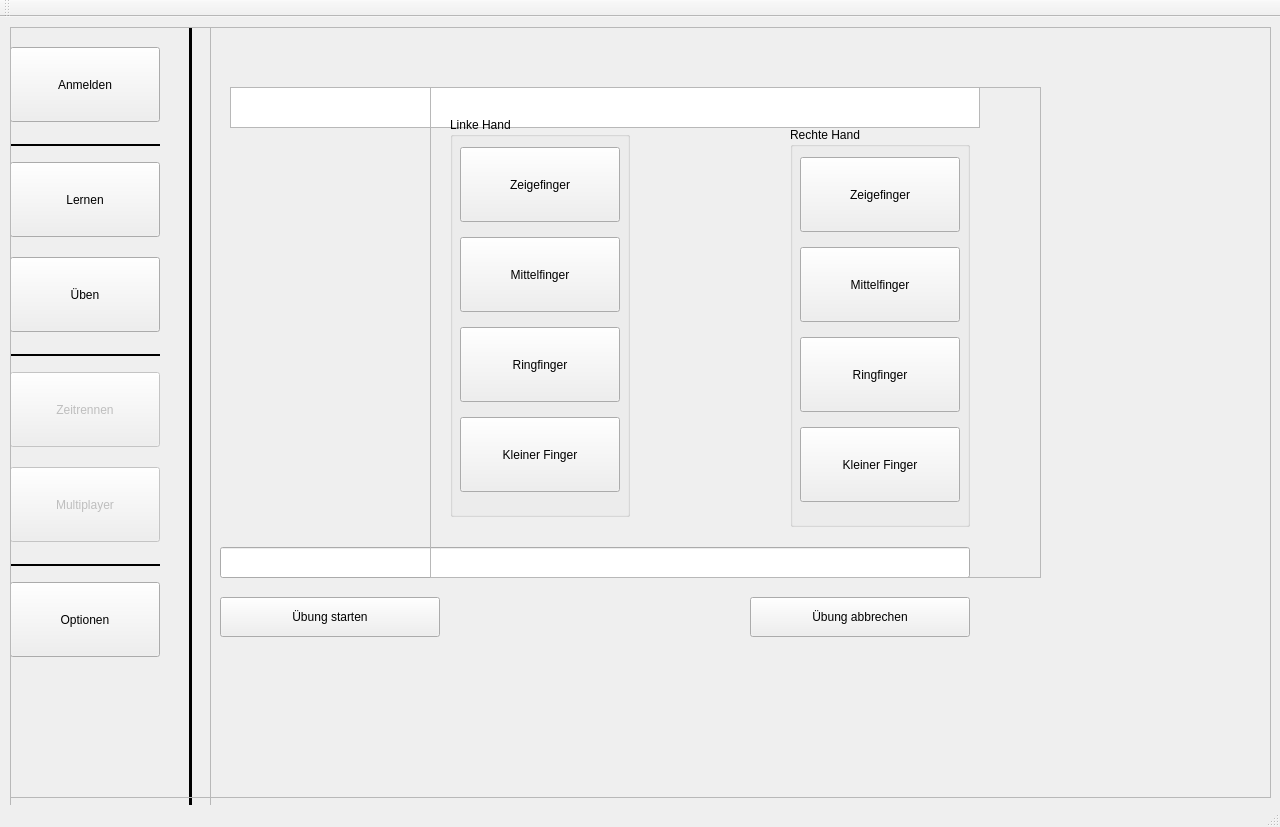
<?xml version="1.0" encoding="UTF-8"?>
<ui version="4.0">
 <class>MainWindow</class>
 <widget class="QMainWindow" name="MainWindow">
  <property name="geometry">
   <rect>
    <x>0</x>
    <y>0</y>
    <width>1280</width>
    <height>827</height>
   </rect>
  </property>
  <property name="windowTitle">
   <string>MainWindow</string>
  </property>
  <widget class="QWidget" name="centralWidget">
   <widget class="QFrame" name="frame_menue">
    <property name="geometry">
     <rect>
      <x>10</x>
      <y>10</y>
      <width>201</width>
      <height>971</height>
     </rect>
    </property>
    <property name="frameShape">
     <enum>QFrame::StyledPanel</enum>
    </property>
    <property name="frameShadow">
     <enum>QFrame::Raised</enum>
    </property>
    <property name="lineWidth">
     <number>2</number>
    </property>
    <widget class="QPushButton" name="optionen">
     <property name="geometry">
      <rect>
       <x>0</x>
       <y>555</y>
       <width>150</width>
       <height>75</height>
      </rect>
     </property>
     <property name="text">
      <string>Optionen</string>
     </property>
    </widget>
    <widget class="QPushButton" name="multiplayer">
     <property name="enabled">
      <bool>false</bool>
     </property>
     <property name="geometry">
      <rect>
       <x>0</x>
       <y>440</y>
       <width>150</width>
       <height>75</height>
      </rect>
     </property>
     <property name="text">
      <string>Multiplayer</string>
     </property>
    </widget>
    <widget class="QPushButton" name="zeitrennen">
     <property name="enabled">
      <bool>false</bool>
     </property>
     <property name="geometry">
      <rect>
       <x>0</x>
       <y>345</y>
       <width>150</width>
       <height>75</height>
      </rect>
     </property>
     <property name="text">
      <string>Zeitrennen</string>
     </property>
    </widget>
    <widget class="QPushButton" name="ueben">
     <property name="enabled">
      <bool>true</bool>
     </property>
     <property name="geometry">
      <rect>
       <x>0</x>
       <y>230</y>
       <width>150</width>
       <height>75</height>
      </rect>
     </property>
     <property name="text">
      <string>Üben</string>
     </property>
    </widget>
    <widget class="QPushButton" name="lernen">
     <property name="enabled">
      <bool>true</bool>
     </property>
     <property name="geometry">
      <rect>
       <x>0</x>
       <y>135</y>
       <width>150</width>
       <height>75</height>
      </rect>
     </property>
     <property name="text">
      <string>Lernen</string>
     </property>
    </widget>
    <widget class="QPushButton" name="anmelden">
     <property name="geometry">
      <rect>
       <x>0</x>
       <y>20</y>
       <width>150</width>
       <height>75</height>
      </rect>
     </property>
     <property name="text">
      <string>Anmelden</string>
     </property>
    </widget>
    <widget class="Line" name="line">
     <property name="geometry">
      <rect>
       <x>0</x>
       <y>325</y>
       <width>150</width>
       <height>6</height>
      </rect>
     </property>
     <property name="frameShadow">
      <enum>QFrame::Plain</enum>
     </property>
     <property name="lineWidth">
      <number>2</number>
     </property>
     <property name="orientation">
      <enum>Qt::Horizontal</enum>
     </property>
    </widget>
    <widget class="Line" name="line_2">
     <property name="geometry">
      <rect>
       <x>0</x>
       <y>115</y>
       <width>150</width>
       <height>6</height>
      </rect>
     </property>
     <property name="frameShadow">
      <enum>QFrame::Plain</enum>
     </property>
     <property name="lineWidth">
      <number>2</number>
     </property>
     <property name="orientation">
      <enum>Qt::Horizontal</enum>
     </property>
    </widget>
    <widget class="Line" name="line_3">
     <property name="geometry">
      <rect>
       <x>0</x>
       <y>535</y>
       <width>150</width>
       <height>6</height>
      </rect>
     </property>
     <property name="frameShadow">
      <enum>QFrame::Plain</enum>
     </property>
     <property name="lineWidth">
      <number>2</number>
     </property>
     <property name="orientation">
      <enum>Qt::Horizontal</enum>
     </property>
    </widget>
    <widget class="Line" name="line_4">
     <property name="geometry">
      <rect>
       <x>170</x>
       <y>-10</y>
       <width>20</width>
       <height>1191</height>
      </rect>
     </property>
     <property name="frameShadow">
      <enum>QFrame::Plain</enum>
     </property>
     <property name="lineWidth">
      <number>3</number>
     </property>
     <property name="orientation">
      <enum>Qt::Vertical</enum>
     </property>
    </widget>
   </widget>
   <widget class="QFrame" name="frame_lernen">
    <property name="geometry">
     <rect>
      <x>10</x>
      <y>10</y>
      <width>1261</width>
      <height>771</height>
     </rect>
    </property>
    <property name="frameShape">
     <enum>QFrame::StyledPanel</enum>
    </property>
    <property name="frameShadow">
     <enum>QFrame::Raised</enum>
    </property>
    <widget class="QLineEdit" name="lineEdit_text">
     <property name="geometry">
      <rect>
       <x>210</x>
       <y>520</y>
       <width>750</width>
       <height>31</height>
      </rect>
     </property>
     <property name="clearButtonEnabled">
      <bool>false</bool>
     </property>
    </widget>
    <widget class="QWidget" name="horizontalWidget" native="true">
     <property name="geometry">
      <rect>
       <x>190</x>
       <y>120</y>
       <width>791</width>
       <height>391</height>
      </rect>
     </property>
     <layout class="QHBoxLayout" name="horizontalLayout"/>
    </widget>
    <widget class="QTextBrowser" name="textBrowser">
     <property name="geometry">
      <rect>
       <x>220</x>
       <y>60</y>
       <width>750</width>
       <height>41</height>
      </rect>
     </property>
    </widget>
    <widget class="QPushButton" name="button_uebungende">
     <property name="geometry">
      <rect>
       <x>740</x>
       <y>570</y>
       <width>220</width>
       <height>40</height>
      </rect>
     </property>
     <property name="text">
      <string>Übung abbrechen</string>
     </property>
    </widget>
    <widget class="QPushButton" name="button_starten">
     <property name="geometry">
      <rect>
       <x>210</x>
       <y>570</y>
       <width>220</width>
       <height>40</height>
      </rect>
     </property>
     <property name="text">
      <string>Übung starten</string>
     </property>
    </widget>
   </widget>
   <widget class="QFrame" name="frame_hand">
    <property name="geometry">
     <rect>
      <x>430</x>
      <y>70</y>
      <width>611</width>
      <height>491</height>
     </rect>
    </property>
    <property name="frameShape">
     <enum>QFrame::StyledPanel</enum>
    </property>
    <property name="frameShadow">
     <enum>QFrame::Raised</enum>
    </property>
    <widget class="QGroupBox" name="gb_links">
     <property name="enabled">
      <bool>true</bool>
     </property>
     <property name="geometry">
      <rect>
       <x>20</x>
       <y>30</y>
       <width>180</width>
       <height>400</height>
      </rect>
     </property>
     <property name="title">
      <string>Linke Hand</string>
     </property>
     <widget class="QPushButton" name="bl_zeige">
      <property name="geometry">
       <rect>
        <x>10</x>
        <y>30</y>
        <width>160</width>
        <height>75</height>
       </rect>
      </property>
      <property name="text">
       <string>Zeigefinger</string>
      </property>
     </widget>
     <widget class="QPushButton" name="bl_kleiner">
      <property name="geometry">
       <rect>
        <x>10</x>
        <y>300</y>
        <width>160</width>
        <height>75</height>
       </rect>
      </property>
      <property name="text">
       <string>Kleiner Finger</string>
      </property>
     </widget>
     <widget class="QPushButton" name="bl_mittel">
      <property name="geometry">
       <rect>
        <x>10</x>
        <y>120</y>
        <width>160</width>
        <height>75</height>
       </rect>
      </property>
      <property name="text">
       <string>Mittelfinger</string>
      </property>
     </widget>
     <widget class="QPushButton" name="bl_ring">
      <property name="geometry">
       <rect>
        <x>10</x>
        <y>210</y>
        <width>160</width>
        <height>75</height>
       </rect>
      </property>
      <property name="text">
       <string>Ringfinger</string>
      </property>
     </widget>
    </widget>
    <widget class="QGroupBox" name="gb_rechts">
     <property name="enabled">
      <bool>true</bool>
     </property>
     <property name="geometry">
      <rect>
       <x>360</x>
       <y>40</y>
       <width>180</width>
       <height>400</height>
      </rect>
     </property>
     <property name="title">
      <string>Rechte Hand</string>
     </property>
     <widget class="QPushButton" name="br_zeige">
      <property name="geometry">
       <rect>
        <x>10</x>
        <y>30</y>
        <width>160</width>
        <height>75</height>
       </rect>
      </property>
      <property name="text">
       <string>Zeigefinger</string>
      </property>
     </widget>
     <widget class="QPushButton" name="br_kleiner">
      <property name="geometry">
       <rect>
        <x>10</x>
        <y>300</y>
        <width>160</width>
        <height>75</height>
       </rect>
      </property>
      <property name="text">
       <string>Kleiner Finger</string>
      </property>
     </widget>
     <widget class="QPushButton" name="br_mittel">
      <property name="geometry">
       <rect>
        <x>10</x>
        <y>120</y>
        <width>160</width>
        <height>75</height>
       </rect>
      </property>
      <property name="text">
       <string>Mittelfinger</string>
      </property>
     </widget>
     <widget class="QPushButton" name="br_ring">
      <property name="geometry">
       <rect>
        <x>10</x>
        <y>210</y>
        <width>160</width>
        <height>75</height>
       </rect>
      </property>
      <property name="text">
       <string>Ringfinger</string>
      </property>
     </widget>
    </widget>
   </widget>
  </widget>
  <widget class="QMenuBar" name="menuBar">
   <property name="geometry">
    <rect>
     <x>0</x>
     <y>0</y>
     <width>1280</width>
     <height>20</height>
    </rect>
   </property>
  </widget>
  <widget class="QToolBar" name="mainToolBar">
   <attribute name="toolBarArea">
    <enum>TopToolBarArea</enum>
   </attribute>
   <attribute name="toolBarBreak">
    <bool>false</bool>
   </attribute>
  </widget>
  <widget class="QStatusBar" name="statusBar"/>
 </widget>
 <layoutdefault spacing="6" margin="11"/>
 <resources/>
 <connections/>
</ui>
